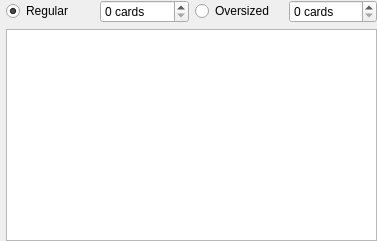
<?xml version="1.0" encoding="UTF-8"?>
<ui version="4.0">
 <class>PageConfigPreviewArea</class>
 <widget class="QWidget" name="PageConfigPreviewArea">
  <property name="geometry">
   <rect>
    <x>0</x>
    <y>0</y>
    <width>377</width>
    <height>241</height>
   </rect>
  </property>
  <layout class="QGridLayout" name="grid_layout">
   <property name="leftMargin">
    <number>6</number>
   </property>
   <property name="topMargin">
    <number>0</number>
   </property>
   <property name="rightMargin">
    <number>0</number>
   </property>
   <property name="bottomMargin">
    <number>0</number>
   </property>
   <item row="0" column="3">
    <widget class="QSpinBox" name="oversized_card_count">
     <property name="suffix">
      <string> cards</string>
     </property>
    </widget>
   </item>
   <item row="0" column="1">
    <widget class="QSpinBox" name="regular_card_count">
     <property name="suffix">
      <string> cards</string>
     </property>
    </widget>
   </item>
   <item row="0" column="0">
    <widget class="QRadioButton" name="regular_size_selected">
     <property name="text">
      <string>Regular</string>
     </property>
     <property name="checked">
      <bool>true</bool>
     </property>
    </widget>
   </item>
   <item row="0" column="2">
    <widget class="QRadioButton" name="oversized_selected">
     <property name="text">
      <string>Oversized</string>
     </property>
    </widget>
   </item>
   <item row="1" column="0" colspan="4">
    <widget class="PageRenderer" name="preview_area"/>
   </item>
  </layout>
 </widget>
 <customwidgets>
  <customwidget>
   <class>PageRenderer</class>
   <extends>QGraphicsView</extends>
   <header>mtg_proxy_printer.ui.page_renderer</header>
  </customwidget>
 </customwidgets>
 <resources/>
 <connections/>
</ui>
